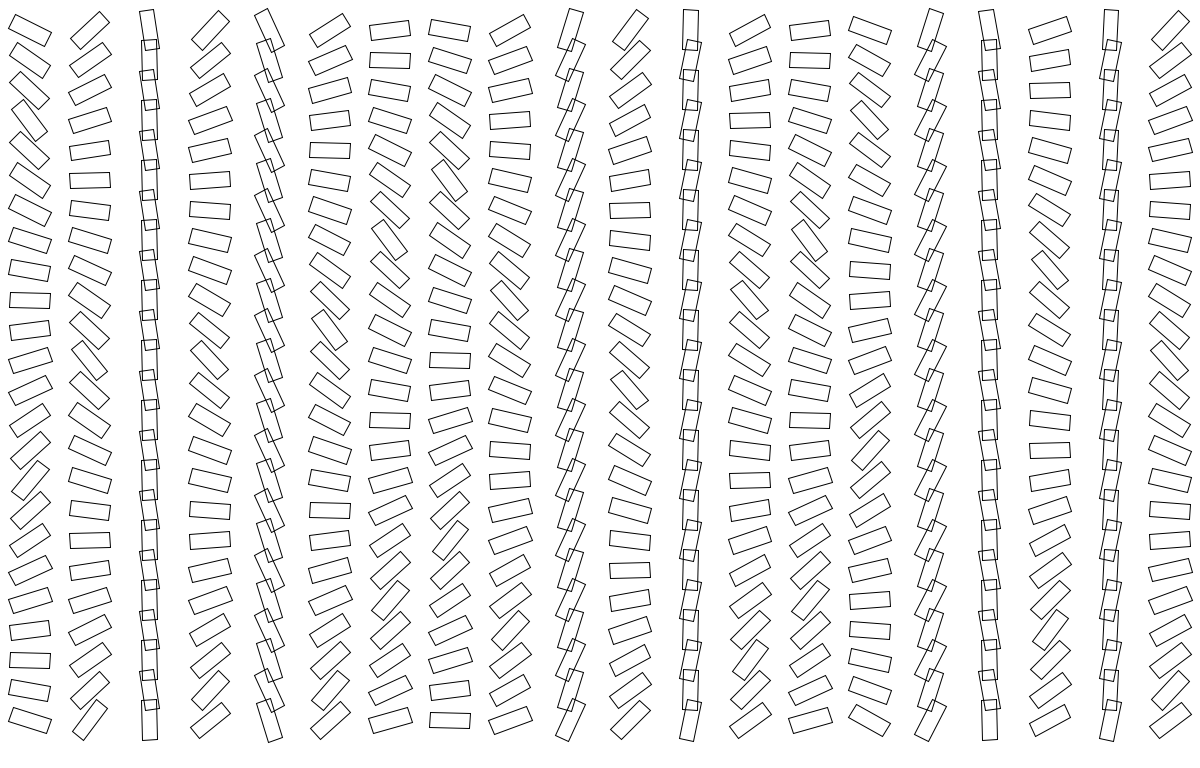
Frame 1 (no input)
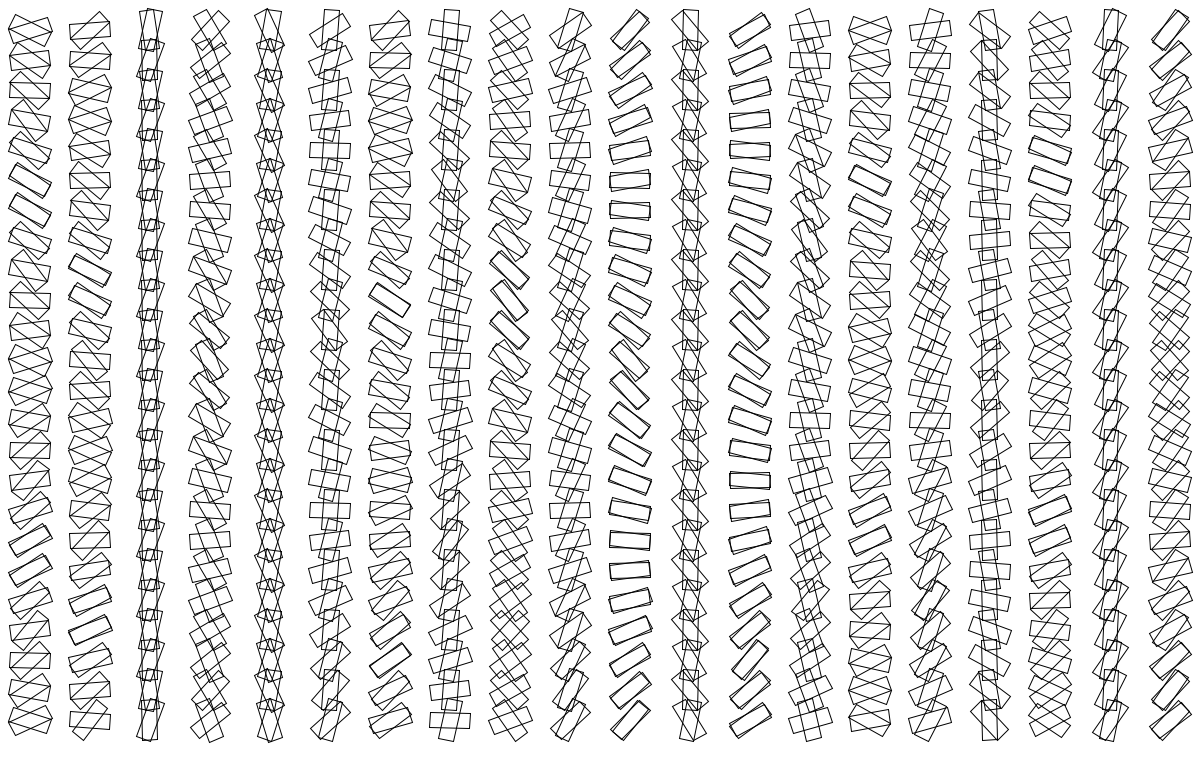
Frame 2 (the mouse pressed at the canvas centre, redrawn once)

The Processing sketch that drew these frames (run headless with seeded random() and noise(); the mouse was pressed at the canvas centre and the sketch redrawn once):

// Processing sketch: Parameterize_Waves
// ── Parameterize_Waves.pde
/**
 * Parameterize: Wave
 * from Form+Code in Design, Art, and Architecture 
 * by Casey Reas, Chandler McWilliams, and LUST
 * Princeton Architectural Press, 2010
 * ISBN 9781568989372
 * 
 * This code was written for Processing 1.2+
 * Get Processing at http://www.processing.org/download
 */

int brickWidth = 40;
int brickHeight = 15;
int cols = 20;
int rows = 24;
int columnOffset = 60;
int rowOffset = 30;
float rotationIncrement = 0.15;

void setup() {
  size(1200, 768);
  
  background(255);
  smooth();
  noFill();
  stroke(0);
  noLoop();
}

void draw() {
  translate(30, 30);
  for (int i=0; i<cols; i++) {
    pushMatrix();
    translate(i * columnOffset, 0);
    float r = random(-HALF_PI, HALF_PI);
    int dir = 1;
    for (int j=0; j<rows; j++) {
      pushMatrix();
      translate(0, rowOffset * j);
      rotate(r);
      rect(-brickWidth/2, -brickHeight/2, brickWidth, brickHeight);
      popMatrix();
      r += dir * rotationIncrement;
      if (r > QUARTER_PI || r < -QUARTER_PI) dir *= -1;
    }
    popMatrix();
  }
}
